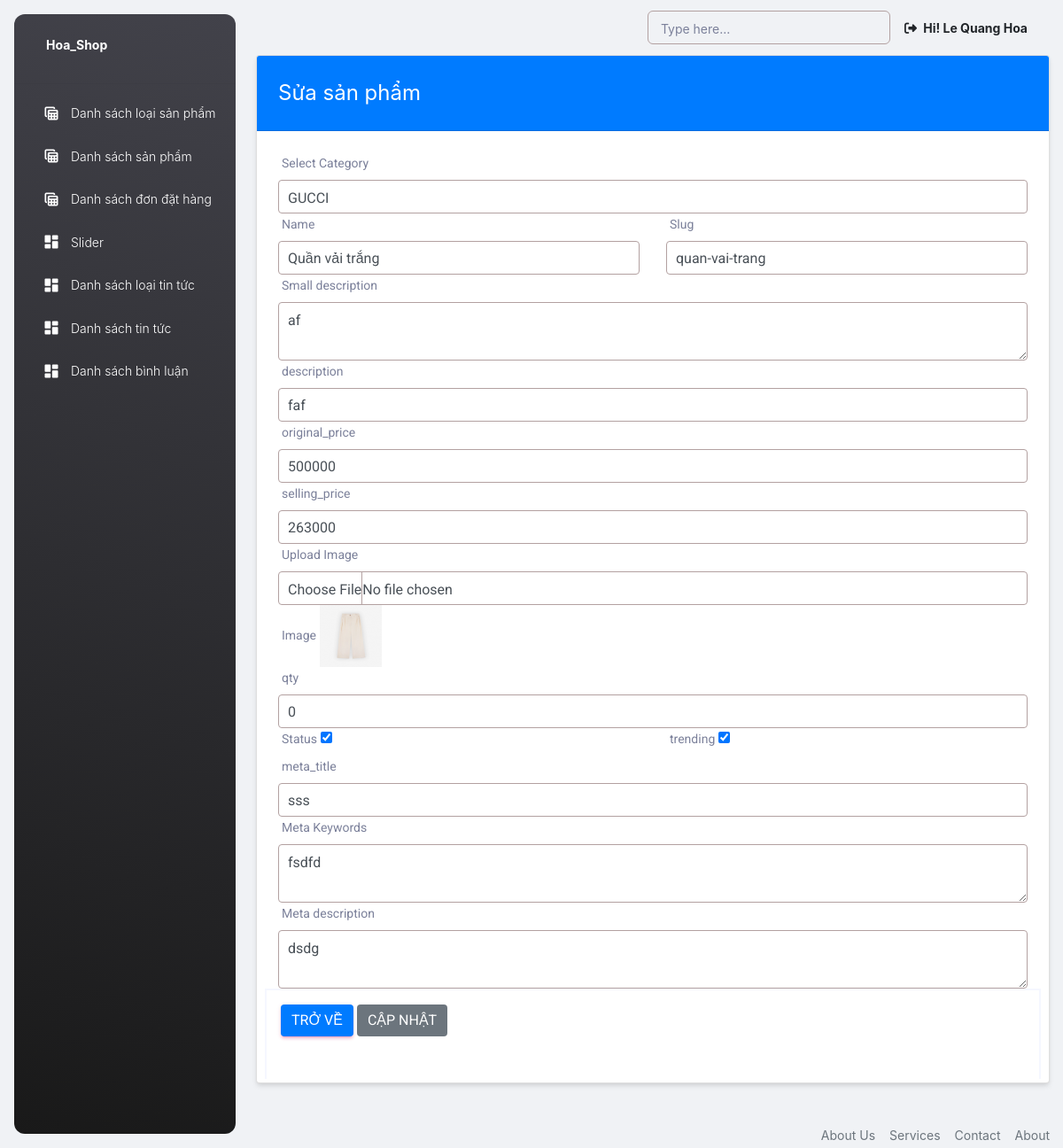
Screenshot of /admin/product-edit.php?id=6 (signed in) with the database file from the repository.
### tables this page shows
CREATE TABLE `products` (
  `id` int(11) UNSIGNED NOT NULL,
  `category_id` int(11) NOT NULL,
  `name` varchar(255) NOT NULL,
  `slug` varchar(255) NOT NULL,
  `small_description` mediumtext NOT NULL,
  `description` mediumtext NOT NULL,
  `original_price` int(11) NOT NULL,
  `selling_price` int(11) NOT NULL,
  `image` varchar(255) NOT NULL,
  `qty` int(11) NOT NULL,
  `status` tinyint(4) NOT NULL,
  `trending` tinyint(4) NOT NULL,
  `meta_title` varchar(255) NOT NULL,
  `meta_keywords` mediumtext NOT NULL,
  `meta_description` mediumtext NOT NULL,
  `created_at` timestamp NOT NULL DEFAULT current_timestamp()
);

CREATE TABLE `categories` (
  `id` int(11) UNSIGNED NOT NULL,
  `name` varchar(255) NOT NULL,
  `slug` varchar(255) NOT NULL,
  `description` mediumtext NOT NULL,
  `status` tinyint(4) NOT NULL DEFAULT 0,
  `popular` tinyint(4) NOT NULL DEFAULT 0,
  `image` varchar(255) NOT NULL,
  `meta_title` varchar(255) NOT NULL,
  `meta_description` mediumtext NOT NULL,
  `meta_keywords` mediumtext NOT NULL,
  `created_at` timestamp NOT NULL DEFAULT current_timestamp()
);

### lib/database.php (called while the page is built, shortened)
<?php
class Database extends PDO
{
  public $host = DB_HOST;
  public $user = DB_USER;
  public $pass = DB_PASS;
  public $dbname = DB_NAME;
  public $link;
  private function connectDB()
  {
    $this->link = new mysqli(
      $this->host,
      $this->user,
      $this->pass,
      $this->dbname
    );
  }
  public function select($query)
  {
    $result = $this->link->query($query) or
      die($this->link->error . __LINE__);
    if ($result->num_rows > 0) {
      return $result;
    } else {
      return false;
    }
  }
}

### classes/product.php (called while the page is built, shortened)
<?php
$filepath = realpath(dirname(__FILE__));
include_once ($filepath . '/../lib/database.php');
?>
<?php
class product
{
	private $db;
	public function __construct()
	{
		$this->db = new Database();
	}
	public function getproductbyId($id)
	{
		$query = "SELECT * FROM products where id = '$id' ";
		$result = $this->db->select($query);
		return $result;
	}
}

### classes/category.php (called while the page is built, shortened)
<?php
$filepath = realpath(dirname(__FILE__));
include_once ($filepath . '/../lib/database.php');
?>
<?php
class category
{
	private $db;
	public function __construct()
	{
		$this->db = new Database();
	}
	public function show_category()
	{
		$query = "SELECT * FROM categories order by id desc";
		$result = $this->db->select($query);
		return $result;
	}
}

### admin/product-edit.php (the view, shortened to what this page needs)
<?php
include 'includes/header.php';
include '../classes/category.php';
include '../classes/product.php';
?>
<?php
$product = new product();
$category = new category();
if (!isset($_GET['id']) || $_GET['id'] == null) {
    echo "<script>window.location='product.php';</script>";
} else {
    $id = $_GET['id'];
}
?>
<div class="container">
    <div class="row">
        <div class="col-md-12">
            <div class="card">
                <div class="card-header bg-primary">
                    <span class="text-white fs-4">Sửa sản phẩm</span>
                </div>
                <div class="card-body">
                    <?php
                    $getpd = $product->getproductbyId($id);
                    if ($getpd && $getpd->num_rows > 0) {
                        while ($result = $getpd->fetch_assoc()) {
                            ?>
                            <form method="post" enctype="multipart/form-data">
                                <div class="row">
                                    <div class="col-md-12">
                                        <label for="name">Select Category</label>
                                        <select name="category_id" id="" class="form-control">
                                            <?php
                                            $getcat = $category->show_category();
                                            if ($getcat && $getcat->num_rows > 0) {
                                                while ($result1 = $getcat->fetch_assoc()) {
                                                    ?>
                                                    <option class="form-control" value="<?php echo $result1['id'] ?>"
                                                        <?= $result['category_id'] == $result1['id'] ? 'selected' : '' ?>>
                                                        <?php echo $result1['name'] ?>
                                                    </option>
                                                    <?php
                                                }
                                            }
                                            ?>
                                        </select>
                                    </div>
                                    <div class="col-md-6">
                                        <label for="name">Name</label>
                                        <input placeholder="Nhập tên sản phẩm" value="<?= $result['name'] ?>" id="name"
                                            name="name" type="text" class="form-control">
                                    </div>
                                    <div class="col-md-6">
                                        <label for="slug">Slug</label>
                                        <input placeholder="Nhập Slug" id="slug" name="slug" value="<?= $result['slug'] ?>"
                                            type="text" class="form-control">
                                    </div>
                                    <div class="col-md-12">
                                        <label for="des">Small description</label>
                                        <textarea placeholder="Nhập tên sản phẩm" id="des" name="small_description" type="text"
                                            class="form-control"><?= $result['small_description'] ?></textarea>
                                    </div>
                                    <div class="col-md-12">
                                        <label for="des">description</label>
                                        <input placeholder="Nhập tên sản phẩm" id="des" name="description"
                                            value="<?= $result['description'] ?>" type="text" class="form-control">
                                    </div>
                                    <div class="col-md-12">
                                        <label for="des">original_price</label>
                                        <input placeholder="Nhập tên sản phẩm" id="des" name="original_price"
                                            value="<?= $result['original_price'] ?>" type="text" class="form-control">
                                    </div>
                                    <div class="col-md-12">
                                        <label for="selling_price">selling_price</label>
                                        <input id="selling_price" placeholder="Nhập tên sản phẩm" name="selling_price"
                                            value="<?= $result['selling_price'] ?>" type="text" class="form-control">
                                    </div>
                                    <div class="col-md-12">
                                        <label for="image">Upload Image</label>
                                        <input id="image" name="image" type="file" class="form-control">
                                        <label for="">Image</label>
                                        <img style="height:70px; width:70px;" src="../uploads/<?= $result['image'] ?>" alt="">
                                    </div>
                                    <div class="col-md-12">
                                        <label for="qty">qty</label>
                                        <input placeholder="Nhập tên sản phẩm" id="qty" name="qty" value="<?= $result['qty'] ?>"
                                            type="text" class="form-control">
                                    </div>
                                    <div class="col-md-6">
                                        <label for="status">Status</label>
                                        <input id="status" <?= $result['status'] == '1' ? 'checked' : '' ?> name="status"
                                            type="checkbox">
                                    </div>
                                    <div class="col-md-6">
                                        <label for="trending">trending</label>
                                        <input id="trending" <?= $result['trending'] == '1' ? 'checked' : '' ?> name="trending"
                                            type="checkbox">
                                    </div>
                                    <div class="col-md-12">
                                        <label for="meta_title">meta_title</label>
                                        <input placeholder="Nhập tên sản phẩm" id="meta_title" name="meta_title"
                                            value="<?= $result['meta_title'] ?>" type="text" class="form-control">
                                    </div>
                                    <div class="col-md-12">
                                        <label for="mtkey">Meta Keywords</label>
                                        <textarea placeholder="Nhập tên sản phẩm" id="mtkey" name="meta_keywords" type="text"
                                            class="form-control"><?= $result['meta_keywords'] ?></textarea>
                                    </div>
                                    <div class="col-md-12">
                                        <label for="mtdes">Meta description</label>
                                        <textarea placeholder="Nhập tên sản phẩm" id="mtdes" name="meta_description" type="text"
                                            class="form-control"><?= $result['meta_description'] ?></textarea>
                                    </div>
                                    <div class="ct-example"
                                        style="position: relative;border: 2px solid #f5f7ff !important;border-bottom: none !important;padding: 1rem 1rem 2rem 1rem;margin-bottom: -1.25rem;">
                                        <a href="product.php" class="btn btn-primary">Trở về</a>
                                        <button name="submit" class="btn btn-icon btn-3 btn-secondary" type="submit">
                                            <span class="btn-inner--text">Cập nhật</span>
                                        </button>
                                    </div>
                                </div>
                            </form>
                            <?php
                        }
                    }
                    ?>
                </div>
            </div>
        </div>
    </div>
</div>
<?php include 'includes/footer.php' ?>

### admin/includes/header.php (style rules this page uses)
.form-control { border: 1px solid #b3a1a1 !important; padding: 8px 10px; }

### rows the page displays
products: category_id "GUCCI", name "Quần vải trắng", slug "quan-vai-trang", small_description "af", description "faf", original_price "500000", selling_price "263000", image (picture), qty "0", status "☑", trending "☑", meta_title "sss", meta_keywords "fsdfd", meta_description "dsdg"

### other values shown
Session::get('adminName') "Le Quang Hoa"
